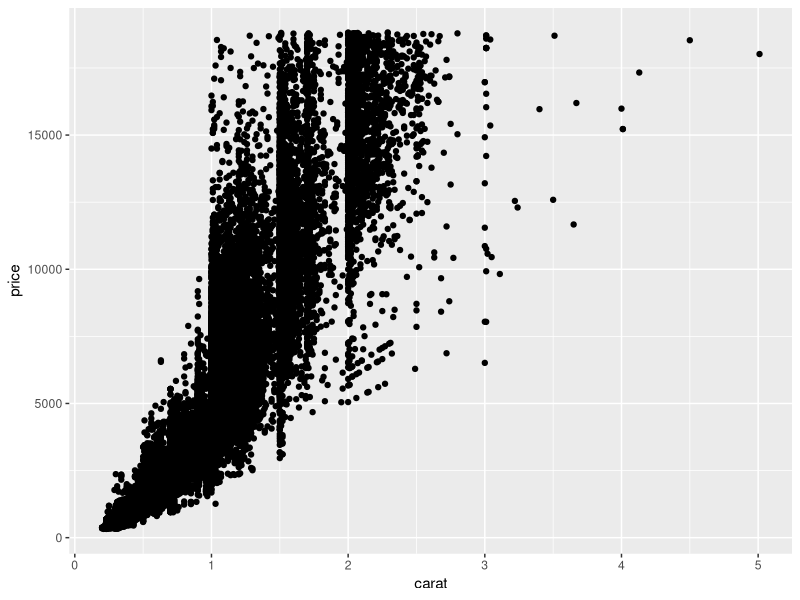
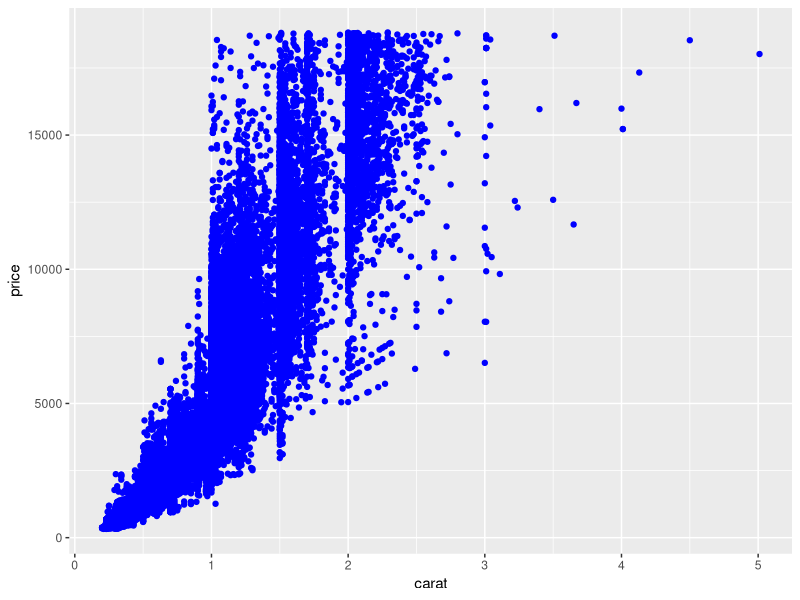
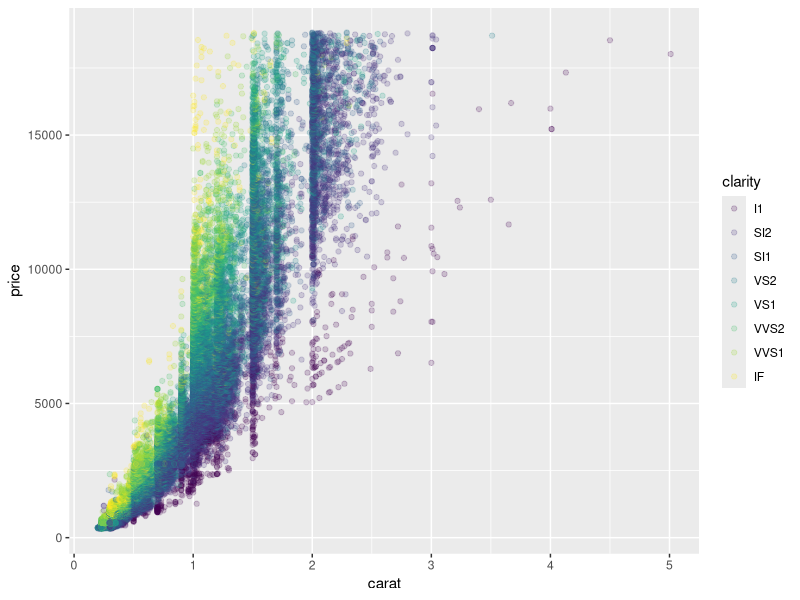
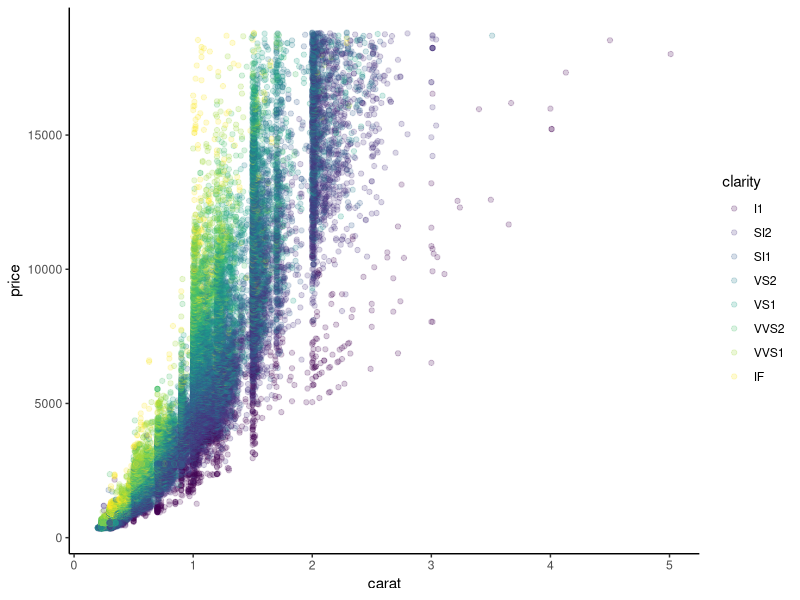
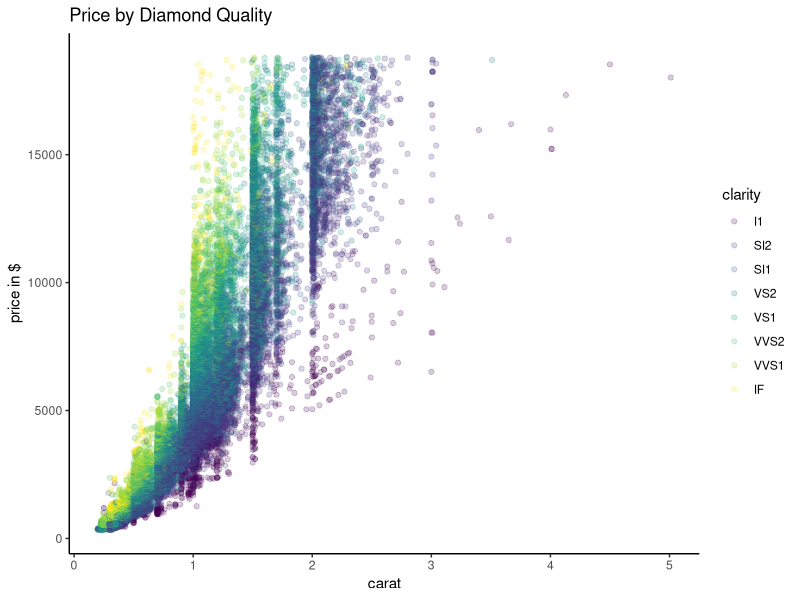
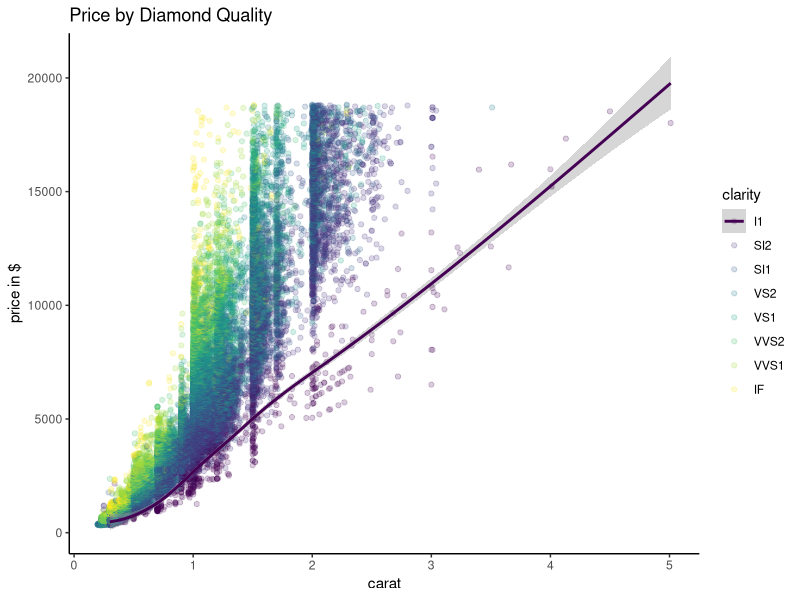

These figures' R source, in order:
library(tidyverse)
library(ggplot2)

#Section1: Plot Best Practices and GGPlot Review ####
#ggplot has four parts:
#data/materials ggplot(data=yourdata)
#plot type / design     geom_
#aesthetics / decor     aes()
#stats / wiring       stat_



ggplot(diamonds, aes(x = carat, y = price)) + 
  geom_point()

ggplot(diamonds, aes(x = carat, y = price)) + 
  geom_point(color = "blue")

#color by variable
ggplot(diamonds, aes(x = carat, y = price, color = clarity)) +
  geom_point(alpha = 0.2)


#plot best practices:
#remove backgrounds, redundant labels, borders, reduce colors
#remove bolding, lighten lables, remove lines, direct label

ggplot(diamonds, aes(x = carat, y = price, color = clarity)) +
  geom_point(alpha = 0.2) +
  theme_classic()

#keep your visualization simple with a clear message
#label axes
#start axes at zero

#Add title and edit y label to be more specifc
ggplot(diamonds, aes(x = carat, y = price, color = clarity)) +
  geom_point(alpha = 0.2) +
  theme_classic() +
  ggtitle("Price by Diamond Quality") +
  ylab("price in $")

#Add linear regression trendline for each color
ggplot(diamonds, aes(x = carat, y = price, color = clarity)) +
  geom_point(alpha = 0.2) +
  theme_classic() +
  ggtitle("Price by Diamond Quality") +
  ylab("price in $") +
  stat_smooth(method = "loess")



